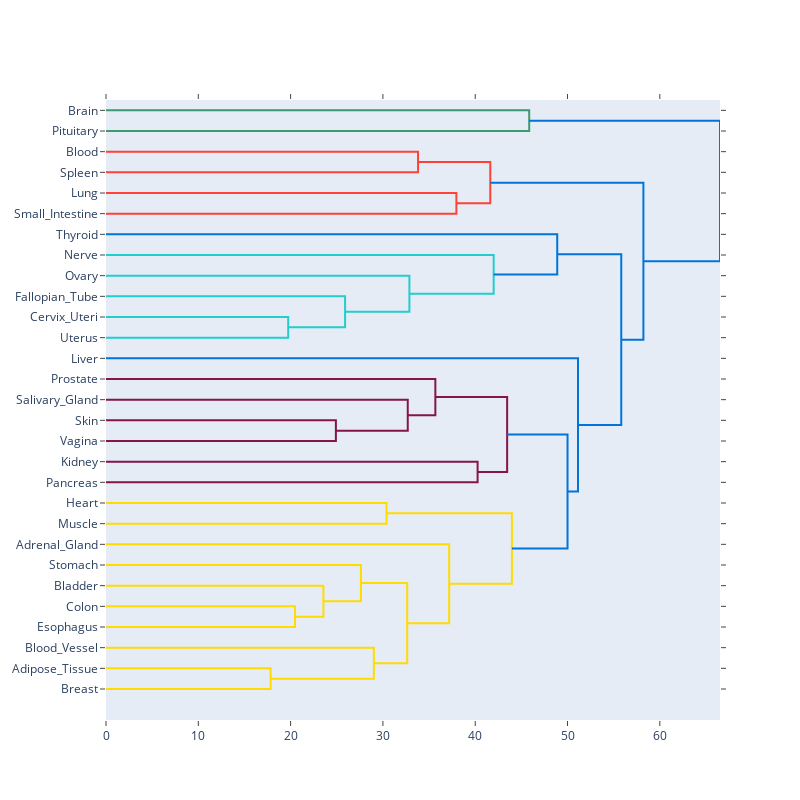

Write notebook code for a chart like this one.
### Code cell
names = df_clustering.index.tolist()
fig = ff.create_dendrogram(df_clustering, orientation='left', labels=names)
fig.update_layout(width=800, height=800)
fig.show()

### Figure 1 — Plotly figure (JSON) as saved in the notebook; plotly's stock layout.template omitted (floating-point values rounded to 4 significant figures)
{"data": [{"hoverinfo": "text", "marker": {"color": "rgb(61,153,112)"}, "mode": "lines", "type": "scatter", "x": [0, 45.85, 45.85, 0], "xaxis": "x", "y": [-5, -5, -15, -15], "yaxis": "y"}, {"hoverinfo": "text", "marker": {"color": "rgb(255,65,54)"}, "mode": "lines", "type": "scatter", "x": [0, 33.81, 33.81, 0], "xaxis": "x", "y": [-25, -25, -35, -35], "yaxis": "y"}, {"hoverinfo": "text", "marker": {"color": "rgb(255,65,54)"}, "mode": "lines", "type": "scatter", "x": [0, 37.96, 37.96, 0], "xaxis": "x", "y": [-45, -45, -55, -55], "yaxis": "y"}, {"hoverinfo": "text", "marker": {"color": "rgb(255,65,54)"}, "mode": "lines", "type": "scatter", "x": [33.81, 41.63, 41.63, 37.96], "xaxis": "x", "y": [-30, -30, -50, -50], "yaxis": "y"}, {"hoverinfo": "text", "marker": {"color": "rgb(35,205,205)"}, "mode": "lines", "type": "scatter", "x": [0, 19.74, 19.74, 0], "xaxis": "x", "y": [-105, -105, -115, -115], "yaxis": "y"}, {"hoverinfo": "text", "marker": {"color": "rgb(35,205,205)"}, "mode": "lines", "type": "scatter", "x": [0, 25.9, 25.9, 19.74], "xaxis": "x", "y": [-95, -95, -110, -110], "yaxis": "y"}, {"hoverinfo": "text", "marker": {"color": "rgb(35,205,205)"}, "mode": "lines", "type": "scatter", "x": [0, 32.87, 32.87, 25.9], "xaxis": "x", "y": [-85, -85, -102.5, -102.5], "yaxis": "y"}, {"hoverinfo": "text", "marker": {"color": "rgb(35,205,205)"}, "mode": "lines", "type": "scatter", "x": [0, 42.0, 42.0, 32.87], "xaxis": "x", "y": [-75, -75, -93.75, -93.75], "yaxis": "y"}, {"hoverinfo": "text", "marker": {"color": "rgb(0,116,217)"}, "mode": "lines", "type": "scatter", "x": [0, 48.88, 48.88, 42.0], "xaxis": "x", "y": [-65, -65, -84.38, -84.38], "yaxis": "y"}, {"hoverinfo": "text", "marker": {"color": "rgb(133,20,75)"}, "mode": "lines", "type": "scatter", "x": [0, 24.91, 24.91, 0], "xaxis": "x", "y": [-155, -155, -165, -165], "yaxis": "y"}, {"hoverinfo": "text", "marker": {"color": "rgb(133,20,75)"}, "mode": "lines", "type": "scatter", "x": [0, 32.69, 32.69, 24.91], "xaxis": "x", "y": [-145, -145, -160, -160], "yaxis": "y"}, {"hoverinfo": "text", "marker": {"color": "rgb(133,20,75)"}, "mode": "lines", "type": "scatter", "x": [0, 35.68, 35.68, 32.69], "xaxis": "x", "y": [-135, -135, -152.5, -152.5], "yaxis": "y"}, {"hoverinfo": "text", "marker": {"color": "rgb(133,20,75)"}, "mode": "lines", "type": "scatter", "x": [0, 40.26, 40.26, 0], "xaxis": "x", "y": [-175, -175, -185, -185], "yaxis": "y"}, {"hoverinfo": "text", "marker": {"color": "rgb(133,20,75)"}, "mode": "lines", "type": "scatter", "x": [35.68, 43.46, 43.46, 40.26], "xaxis": "x", "y": [-143.8, -143.8, -180, -180], "yaxis": "y"}, {"hoverinfo": "text", "marker": {"color": "rgb(255,220,0)"}, "mode": "lines", "type": "scatter", "x": [0, 30.39, 30.39, 0], "xaxis": "x", "y": [-195, -195, -205, -205], "yaxis": "y"}, {"hoverinfo": "text", "marker": {"color": "rgb(255,220,0)"}, "mode": "lines", "type": "scatter", "x": [0, 20.48, 20.48, 0], "xaxis": "x", "y": [-245, -245, -255, -255], "yaxis": "y"}, {"hoverinfo": "text", "marker": {"color": "rgb(255,220,0)"}, "mode": "lines", "type": "scatter", "x": [0, 23.55, 23.55, 20.48], "xaxis": "x", "y": [-235, -235, -250, -250], "yaxis": "y"}, {"hoverinfo": "text", "marker": {"color": "rgb(255,220,0)"}, "mode": "lines", "type": "scatter", "x": [0, 27.62, 27.62, 23.55], "xaxis": "x", "y": [-225, -225, -242.5, -242.5], "yaxis": "y"}, {"hoverinfo": "text", "marker": {"color": "rgb(255,220,0)"}, "mode": "lines", "type": "scatter", "x": [0, 17.84, 17.84, 0], "xaxis": "x", "y": [-275, -275, -285, -285], "yaxis": "y"}, {"hoverinfo": "text", "marker": {"color": "rgb(255,220,0)"}, "mode": "lines", "type": "scatter", "x": [0, 29.02, 29.02, 17.84], "xaxis": "x", "y": [-265, -265, -280, -280], "yaxis": "y"}, {"hoverinfo": "text", "marker": {"color": "rgb(255,220,0)"}, "mode": "lines", "type": "scatter", "x": [27.62, 32.63, 32.63, 29.02], "xaxis": "x", "y": [-233.8, -233.8, -272.5, -272.5], "yaxis": "y"}, {"hoverinfo": "text", "marker": {"color": "rgb(255,220,0)"}, "mode": "lines", "type": "scatter", "x": [0, 37.18, 37.18, 32.63], "xaxis": "x", "y": [-215, -215, -253.1, -253.1], "yaxis": "y"}, {"hoverinfo": "text", "marker": {"color": "rgb(255,220,0)"}, "mode": "lines", "type": "scatter", "x": [30.39, 43.97, 43.97, 37.18], "xaxis": "x", "y": [-200, -200, -234.1, -234.1], "yaxis": "y"}, {"hoverinfo": "text", "marker": {"color": "rgb(0,116,217)"}, "mode": "lines", "type": "scatter", "x": [43.46, 50.0, 50.0, 43.97], "xaxis": "x", "y": [-161.9, -161.9, -217.0, -217.0], "yaxis": "y"}, {"hoverinfo": "text", "marker": {"color": "rgb(0,116,217)"}, "mode": "lines", "type": "scatter", "x": [0, 51.14, 51.14, 50.0], "xaxis": "x", "y": [-125, -125, -189.5, -189.5], "yaxis": "y"}, {"hoverinfo": "text", "marker": {"color": "rgb(0,116,217)"}, "mode": "lines", "type": "scatter", "x": [48.88, 55.82, 55.82, 51.14], "xaxis": "x", "y": [-74.69, -74.69, -157.2, -157.2], "yaxis": "y"}, {"hoverinfo": "text", "marker": {"color": "rgb(0,116,217)"}, "mode": "lines", "type": "scatter", "x": [41.63, 58.22, 58.22, 55.82], "xaxis": "x", "y": [-40, -40, -116.0, -116.0], "yaxis": "y"}, {"hoverinfo": "text", "marker": {"color": "rgb(0,116,217)"}, "mode": "lines", "type": "scatter", "x": [45.85, 66.52, 66.52, 58.22], "xaxis": "x", "y": [-10, -10, -77.98, -77.98], "yaxis": "y"}], "layout": {"autosize": false, "height": 800, "hovermode": "closest", "showlegend": false, "width": 800, "xaxis": {"autorange": true, "mirror": "allticks", "range": [0, 66.52], "rangemode": "tozero", "showgrid": false, "showline": true, "showticklabels": true, "ticks": "outside", "type": "linear", "zeroline": false}, "yaxis": {"autorange": true, "mirror": "allticks", "range": [-300, 0], "rangemode": "tozero", "showgrid": false, "showline": true, "showticklabels": true, "tickmode": "array", "ticks": "outside", "ticktext": ["Brain", "Pituitary", "Blood", "Spleen", "Lung", "Small_Intestine", "Thyroid", "Nerve", "Ovary", "Fallopian_Tube", "Cervix_Uteri", "Uterus", "Liver", "Prostate", "Salivary_Gland", "Skin", "Vagina", "Kidney", "Pancreas", "Heart", "Muscle", "Adrenal_Gland", "Stomach", "Bladder", "Colon", "Esophagus", "Blood_Vessel", "Adipose_Tissue", "Breast"], "tickvals": [-5, -15, -25, -35, -45, -55, -65, -75, -85, -95, -105, -115, -125, -135, -145, -155, -165, -175, -185, -195, -205, -215, -225, -235, -245, -255, -265, -275, -285], "type": "linear", "zeroline": false}}}
